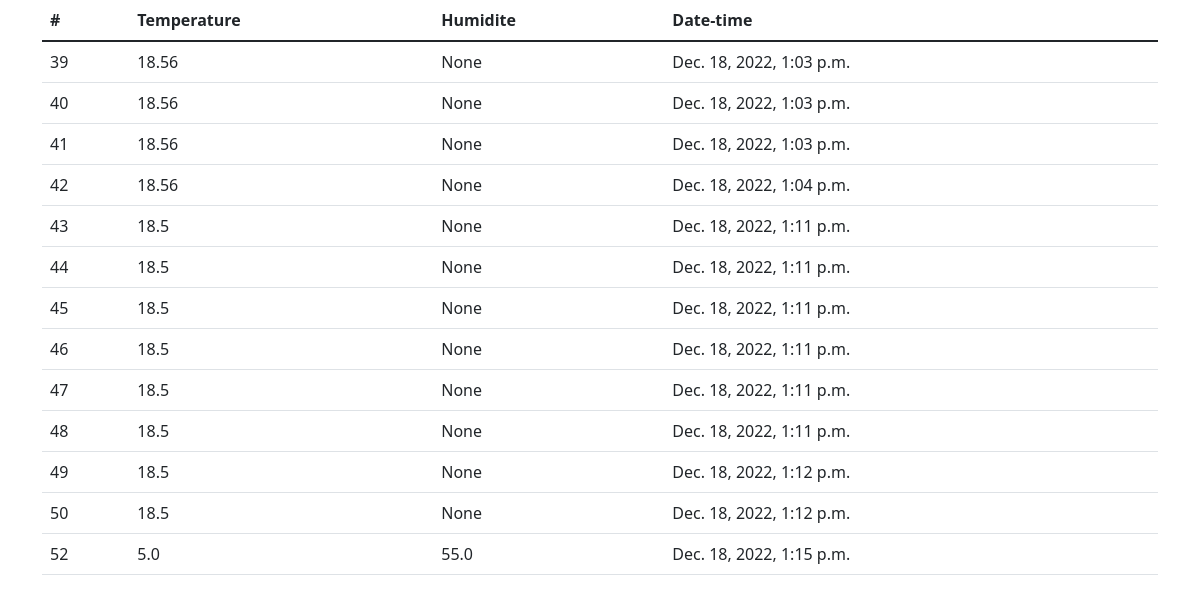
Page /data on the committed database.
### MyApp/models.py (models this page shows, shortened)
class Dht (models.Model):
    temp = models.FloatField(null=True)
    hum = models.FloatField(null=True)
    dt = models.DateTimeField(auto_now_add=True, null=True)

### MyApp/views.py (the view)
# urls.py: path('data', views.dht11, name='Data'),
def dht11(request):
    tab = Dht.objects.all()
    s = {'tab': tab}
    return render(request, 'tables.html', s)

### MyApp/templates/tables.html (shortened to what this page needs)
<!doctype html>
<html lang="en">
<head>
    <link href="https://cdn.jsdelivr.net/npm/bootstrap@5.2.2/dist/css/bootstrap.min.css" rel="stylesheet">
</head>
<body class="container">
<table class="table">
  <thead>
    <tr>
      <th scope="col">#</th>
      <th scope="col">Temperature</th>
      <th scope="col">Humidite</th>
      <th scope="col">Date-time</th>
    </tr>
  </thead>
  <tbody class="table-group-divider">
   {% for t in tab %}
    <tr>
      <td>{{ t.id}}</td>
      <td>{{ t.temp }}</td>
      <td>{{ t.hum }}</td>
      <td>{{ t.dt }}</td>
    </tr>
    {% endfor %}
  </tbody>
</table>
</body>
</html>

### rows in the picture
Dht: id "39", temp "18.56", hum "None", dt "Dec. 18, 2022, 1:03 p.m."
Dht: id "40", temp "18.56", hum "None", dt "Dec. 18, 2022, 1:03 p.m."
Dht: id "41", temp "18.56", hum "None", dt "Dec. 18, 2022, 1:03 p.m."
Dht: id "42", temp "18.56", hum "None", dt "Dec. 18, 2022, 1:04 p.m."
Dht: id "43", temp "18.5", hum "None", dt "Dec. 18, 2022, 1:11 p.m."
Dht: id "44", temp "18.5", hum "None", dt "Dec. 18, 2022, 1:11 p.m."
Dht: id "45", temp "18.5", hum "None", dt "Dec. 18, 2022, 1:11 p.m."
Dht: id "46", temp "18.5", hum "None", dt "Dec. 18, 2022, 1:11 p.m."
Dht: id "47", temp "18.5", hum "None", dt "Dec. 18, 2022, 1:11 p.m."
Dht: id "48", temp "18.5", hum "None", dt "Dec. 18, 2022, 1:11 p.m."
Dht: id "49", temp "18.5", hum "None", dt "Dec. 18, 2022, 1:12 p.m."
Dht: id "50", temp "18.5", hum "None", dt "Dec. 18, 2022, 1:12 p.m."
Dht: id "52", temp "5.0", hum "55.0", dt "Dec. 18, 2022, 1:15 p.m."
